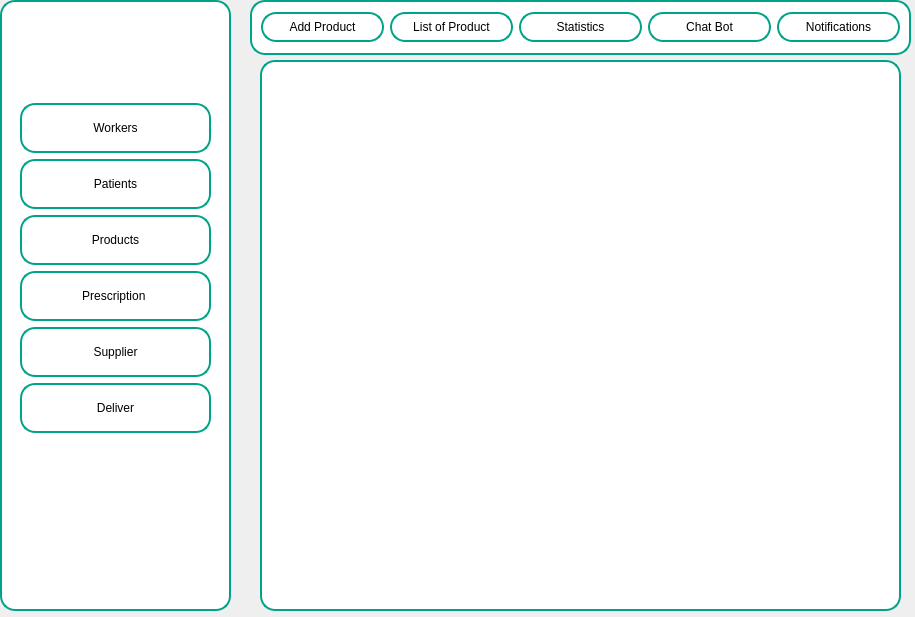
<?xml version="1.0" encoding="UTF-8"?>
<ui version="4.0">
 <class>GestionProduit</class>
 <widget class="QDialog" name="GestionProduit">
  <property name="geometry">
   <rect>
    <x>0</x>
    <y>0</y>
    <width>915</width>
    <height>617</height>
   </rect>
  </property>
  <property name="windowTitle">
   <string>Dialog</string>
  </property>
  <property name="styleSheet">
   <string notr="true">/* Default button style */
#pushButton, #pushButton_4, #pushButton_5, #pushButton_6,
#pushButton_7, #pushButton_8, #pushButton_9, #pushButton_11, 
#pushButton_12, #pushButton_10,#pushButton_2 {
    background-color: #fff;
    width: 10px;
    border: 2px solid #00a388;
    border-radius: 15px;
}



/* Hover button style */
#pushButton:hover, #pushButton_4:hover, #pushButton_5:hover, #pushButton_6:hover,
#pushButton_7:hover, #pushButton_8:hover, #pushButton_9:hover, #pushButton_11:hover, 
#pushButton_12:hover, #pushButton_10:hover,#pushButton_2:hover {
    background-color: #e0f7f4; /* Light green shade */
    border: 2px solid #00a388;
    border-radius: 15px;
}
#Delete{
background-color: rgb(228, 0, 0);
    color: white; /* Texte blanc */
    border: none;
    border-radius: 10px; /* Coins arrondis */
    padding: 8px;}</string>
  </property>
  <widget class="QFrame" name="frame_3">
   <property name="geometry">
    <rect>
     <x>250</x>
     <y>0</y>
     <width>661</width>
     <height>55</height>
    </rect>
   </property>
   <property name="styleSheet">
    <string notr="true">QFrame {
    background-color: white;
    width: 10px;
    border: 2px solid #00a388;
    border-radius: 15px;
}</string>
   </property>
   <property name="frameShape">
    <enum>QFrame::NoFrame</enum>
   </property>
   <layout class="QHBoxLayout" name="horizontalLayout_6">
    <item>
     <widget class="QPushButton" name="pushButton_10">
      <property name="minimumSize">
       <size>
        <width>0</width>
        <height>30</height>
       </size>
      </property>
      <property name="text">
       <string>Add Product</string>
      </property>
     </widget>
    </item>
    <item>
     <widget class="QPushButton" name="pushButton_9">
      <property name="minimumSize">
       <size>
        <width>30</width>
        <height>30</height>
       </size>
      </property>
      <property name="text">
       <string>List of Product</string>
      </property>
     </widget>
    </item>
    <item>
     <widget class="QPushButton" name="pushButton_11">
      <property name="minimumSize">
       <size>
        <width>0</width>
        <height>30</height>
       </size>
      </property>
      <property name="text">
       <string>Statistics</string>
      </property>
     </widget>
    </item>
    <item>
     <widget class="QPushButton" name="pushButton_12">
      <property name="minimumSize">
       <size>
        <width>0</width>
        <height>30</height>
       </size>
      </property>
      <property name="text">
       <string>Chat Bot</string>
      </property>
     </widget>
    </item>
    <item>
     <widget class="QPushButton" name="pushButton_2">
      <property name="minimumSize">
       <size>
        <width>0</width>
        <height>30</height>
       </size>
      </property>
      <property name="text">
       <string>Notifications</string>
      </property>
     </widget>
    </item>
   </layout>
  </widget>
  <widget class="QFrame" name="frame">
   <property name="geometry">
    <rect>
     <x>0</x>
     <y>0</y>
     <width>231</width>
     <height>611</height>
    </rect>
   </property>
   <property name="styleSheet">
    <string notr="true">QFrame {
    background-color: white;
    width: 10px;
    border: 2px solid #00a388;
    border-radius: 15px;
}</string>
   </property>
   <property name="frameShape">
    <enum>QFrame::NoFrame</enum>
   </property>
   <layout class="QVBoxLayout" name="verticalLayout">
    <item>
     <widget class="QWidget" name="widget_9" native="true">
      <property name="minimumSize">
       <size>
        <width>0</width>
        <height>77</height>
       </size>
      </property>
      <property name="maximumSize">
       <size>
        <width>16777215</width>
        <height>77</height>
       </size>
      </property>
     </widget>
    </item>
    <item>
     <widget class="QWidget" name="widget_8" native="true">
      <layout class="QFormLayout" name="formLayout_2">
       <item row="0" column="0" colspan="2">
        <widget class="QPushButton" name="pushButton">
         <property name="minimumSize">
          <size>
           <width>100</width>
           <height>50</height>
          </size>
         </property>
         <property name="text">
          <string>Workers</string>
         </property>
        </widget>
       </item>
       <item row="1" column="0" colspan="2">
        <widget class="QPushButton" name="pushButton_4">
         <property name="minimumSize">
          <size>
           <width>100</width>
           <height>50</height>
          </size>
         </property>
         <property name="text">
          <string>Patients</string>
         </property>
        </widget>
       </item>
       <item row="2" column="0" colspan="2">
        <widget class="QPushButton" name="pushButton_8">
         <property name="minimumSize">
          <size>
           <width>100</width>
           <height>50</height>
          </size>
         </property>
         <property name="text">
          <string>Products</string>
         </property>
        </widget>
       </item>
       <item row="3" column="0" colspan="2">
        <widget class="QPushButton" name="pushButton_5">
         <property name="minimumSize">
          <size>
           <width>100</width>
           <height>50</height>
          </size>
         </property>
         <property name="text">
          <string>Prescription </string>
         </property>
         <property name="autoDefault">
          <bool>true</bool>
         </property>
         <property name="default">
          <bool>false</bool>
         </property>
        </widget>
       </item>
       <item row="4" column="0" colspan="2">
        <widget class="QPushButton" name="pushButton_6">
         <property name="minimumSize">
          <size>
           <width>100</width>
           <height>50</height>
          </size>
         </property>
         <property name="text">
          <string>Supplier</string>
         </property>
        </widget>
       </item>
       <item row="5" column="0" colspan="2">
        <widget class="QPushButton" name="pushButton_7">
         <property name="minimumSize">
          <size>
           <width>100</width>
           <height>50</height>
          </size>
         </property>
         <property name="text">
          <string>Deliver</string>
         </property>
        </widget>
       </item>
      </layout>
     </widget>
    </item>
   </layout>
  </widget>
  <widget class="QStackedWidget" name="stackedWidget">
   <property name="geometry">
    <rect>
     <x>260</x>
     <y>60</y>
     <width>641</width>
     <height>551</height>
    </rect>
   </property>
   <property name="styleSheet">
    <string notr="true">#stackedWidget {
    background-color: white;
    width: 10px;
    border: 2px solid #00a388;
    border-radius: 15px;
}</string>
   </property>
   <property name="currentIndex">
    <number>2</number>
   </property>
   <widget class="QWidget" name="page_3">
    <widget class="QWidget" name="widget_10" native="true">
     <property name="geometry">
      <rect>
       <x>70</x>
       <y>47</y>
       <width>471</width>
       <height>309</height>
      </rect>
     </property>
     <layout class="QFormLayout" name="formLayout_3">
      <item row="4" column="0" colspan="2">
       <widget class="QWidget" name="widget_14" native="true">
        <layout class="QHBoxLayout" name="horizontalLayout_10">
         <item>
          <widget class="QLineEdit" name="lineEdit_10">
           <property name="maximumSize">
            <size>
             <width>200</width>
             <height>16777215</height>
            </size>
           </property>
           <property name="styleSheet">
            <string notr="true">QLineEdit{
	 color:#00a388;
	font: 700 12pt &quot;Segoe UI&quot;;
	
	;
}</string>
           </property>
           <property name="text">
            <string>pharmaceutical form</string>
           </property>
           <property name="frame">
            <bool>false</bool>
           </property>
          </widget>
         </item>
         <item>
          <widget class="QComboBox" name="form">
           <property name="styleSheet">
            <string notr="true">/* Style for the ComboBox */
QComboBox {
    background-color: rgb(196, 255, 238);
    border: 2px solid #00a388;
    border-radius: 10px;
    padding: 2px;
    min-width: 120px;
}

</string>
           </property>
           <item>
            <property name="text">
             <string>Tablets</string>
            </property>
           </item>
           <item>
            <property name="text">
             <string>Capsules</string>
            </property>
           </item>
           <item>
            <property name="text">
             <string>Liquid Solutions</string>
            </property>
           </item>
           <item>
            <property name="text">
             <string>Injectables </string>
            </property>
           </item>
           <item>
            <property name="text">
             <string>Topical Dosage Forms</string>
            </property>
           </item>
           <item>
            <property name="text">
             <string>Inhaler   </string>
            </property>
           </item>
           <item>
            <property name="text">
             <string>Transdermal Patches</string>
            </property>
           </item>
          </widget>
         </item>
        </layout>
       </widget>
      </item>
      <item row="3" column="0" colspan="2">
       <widget class="QWidget" name="widget_15" native="true">
        <layout class="QHBoxLayout" name="horizontalLayout_11">
         <item>
          <widget class="QLineEdit" name="lineEdit_12">
           <property name="maximumSize">
            <size>
             <width>154</width>
             <height>16777215</height>
            </size>
           </property>
           <property name="styleSheet">
            <string notr="true">QLineEdit{
	 color:#00a388;
	font: 700 12pt &quot;Segoe UI&quot;;
	
	;
}</string>
           </property>
           <property name="text">
            <string>Expiration Date</string>
           </property>
           <property name="frame">
            <bool>false</bool>
           </property>
          </widget>
         </item>
         <item>
          <widget class="QDateEdit" name="dateEdit_2">
           <property name="styleSheet">
            <string notr="true">#dateEdite{
background-color:rgb(0,0,0) ;
}</string>
           </property>
          </widget>
         </item>
        </layout>
       </widget>
      </item>
      <item row="0" column="0" colspan="2">
       <widget class="QWidget" name="widget_11" native="true">
        <layout class="QHBoxLayout" name="horizontalLayout_7">
         <item>
          <widget class="QLineEdit" name="lineEdit_7">
           <property name="maximumSize">
            <size>
             <width>143</width>
             <height>16777215</height>
            </size>
           </property>
           <property name="styleSheet">
            <string notr="true">QLineEdit{
	 color:#00a388;
	font: 700 12pt &quot;Segoe UI&quot;;
	
	;
}</string>
           </property>
           <property name="text">
            <string>Product name</string>
           </property>
           <property name="frame">
            <bool>false</bool>
           </property>
          </widget>
         </item>
         <item>
          <widget class="QLineEdit" name="nameline_2">
           <property name="minimumSize">
            <size>
             <width>0</width>
             <height>0</height>
            </size>
           </property>
           <property name="maximumSize">
            <size>
             <width>159</width>
             <height>16777215</height>
            </size>
           </property>
           <property name="styleSheet">
            <string notr="true">#nameline_2 {
	background-color: rgb(196, 255, 238);
    border: 2px solid  #00a388;; /* Bordure rose */
    border-radius: 10px; /* Coins arrondis */
    padding: 2px;
}
</string>
           </property>
          </widget>
         </item>
        </layout>
       </widget>
      </item>
      <item row="1" column="0" colspan="2">
       <widget class="QWidget" name="widget_12" native="true">
        <layout class="QHBoxLayout" name="horizontalLayout_8">
         <item>
          <widget class="QLineEdit" name="lineEdit_8">
           <property name="maximumSize">
            <size>
             <width>143</width>
             <height>16777215</height>
            </size>
           </property>
           <property name="styleSheet">
            <string notr="true">QLineEdit{
	 color:#00a388;
	font: 700 12pt &quot;Segoe UI&quot;;
	
	;
}</string>
           </property>
           <property name="text">
            <string>Unit price</string>
           </property>
           <property name="frame">
            <bool>false</bool>
           </property>
          </widget>
         </item>
         <item>
          <widget class="QLineEdit" name="priceLIne_2">
           <property name="minimumSize">
            <size>
             <width>0</width>
             <height>0</height>
            </size>
           </property>
           <property name="maximumSize">
            <size>
             <width>159</width>
             <height>16777215</height>
            </size>
           </property>
           <property name="styleSheet">
            <string notr="true">QLineEdit {
	background-color: rgb(196, 255, 238);
    border: 2px solid  #00a388;; /* Bordure rose */
    border-radius: 10px; /* Coins arrondis */
    padding: 2px;
}</string>
           </property>
          </widget>
         </item>
        </layout>
       </widget>
      </item>
      <item row="2" column="0" colspan="2">
       <widget class="QWidget" name="widget_13" native="true">
        <layout class="QHBoxLayout" name="horizontalLayout_9">
         <item>
          <widget class="QLineEdit" name="lineEdit_9">
           <property name="maximumSize">
            <size>
             <width>143</width>
             <height>16777215</height>
            </size>
           </property>
           <property name="styleSheet">
            <string notr="true">QLineEdit{
	 color:#00a388;
	font: 700 12pt &quot;Segoe UI&quot;;
	
	;
}</string>
           </property>
           <property name="text">
            <string>Quantity</string>
           </property>
           <property name="frame">
            <bool>false</bool>
           </property>
          </widget>
         </item>
         <item>
          <widget class="QLineEdit" name="qteliine_2">
           <property name="minimumSize">
            <size>
             <width>0</width>
             <height>0</height>
            </size>
           </property>
           <property name="maximumSize">
            <size>
             <width>159</width>
             <height>16777215</height>
            </size>
           </property>
           <property name="styleSheet">
            <string notr="true">QLineEdit {
	background-color: rgb(196, 255, 238);
    border: 2px solid  #00a388;; /* Bordure rose */
    border-radius: 10px; /* Coins arrondis */
    padding: 2px;
}</string>
           </property>
          </widget>
         </item>
        </layout>
       </widget>
      </item>
     </layout>
    </widget>
    <widget class="QPushButton" name="Add_button_2">
     <property name="geometry">
      <rect>
       <x>270</x>
       <y>430</y>
       <width>111</width>
       <height>31</height>
      </rect>
     </property>
     <property name="styleSheet">
      <string notr="true">#Add_button_2 {
	
	background-color: rgb(228, 0, 0);
    color: white; /* Texte blanc */
    border: none;
    border-radius: 10px; /* Coins arrondis */
    padding: 8px;
}</string>
     </property>
     <property name="text">
      <string>Add</string>
     </property>
    </widget>
   </widget>
   <widget class="QWidget" name="page_4">
    <widget class="QTableView" name="tableView">
     <property name="geometry">
      <rect>
       <x>10</x>
       <y>90</y>
       <width>621</width>
       <height>281</height>
      </rect>
     </property>
     <property name="styleSheet">
      <string notr="true">#tableView{
background-color: rgb(196, 255, 238);
    border: 2px solid  #00a388;; /* Bordure rose */
    border-radius: 10px; /* Coins arrondis */
    padding: 2px;
}</string>
     </property>
    </widget>
    <widget class="QLineEdit" name="deleteline">
     <property name="geometry">
      <rect>
       <x>360</x>
       <y>380</y>
       <width>241</width>
       <height>28</height>
      </rect>
     </property>
     <property name="styleSheet">
      <string notr="true">#deleteline{
background-color: rgb(196, 255, 238);
    border: 2px solid  #00a388;; /* Bordure rose */
    border-radius: 10px; /* Coins arrondis */
    padding: 2px;
}</string>
     </property>
     <property name="placeholderText">
      <string>Deleted id</string>
     </property>
    </widget>
    <widget class="QPushButton" name="delete_button_2">
     <property name="geometry">
      <rect>
       <x>430</x>
       <y>410</y>
       <width>121</width>
       <height>29</height>
      </rect>
     </property>
     <property name="styleSheet">
      <string notr="true">#delete_button_2 {
	
	background-color: rgb(228, 0, 0);
    color: white; /* Texte blanc */
    border: none;
    border-radius: 10px; /* Coins arrondis */
    padding: 8px;
}</string>
     </property>
     <property name="text">
      <string>Delete</string>
     </property>
    </widget>
    <widget class="QFrame" name="frame_2">
     <property name="geometry">
      <rect>
       <x>360</x>
       <y>30</y>
       <width>231</width>
       <height>51</height>
      </rect>
     </property>
     <property name="styleSheet">
      <string notr="true">#frame_2{
background-color: rgb(196, 255, 238);
    border: 2px solid  #00a388;; /* Bordure rose */
    border-radius: 10px; /* Coins arrondis */
    padding: 2px;
}</string>
     </property>
     <property name="frameShape">
      <enum>QFrame::StyledPanel</enum>
     </property>
     <property name="frameShadow">
      <enum>QFrame::Raised</enum>
     </property>
     <layout class="QHBoxLayout" name="horizontalLayout_12">
      <item>
       <widget class="QLabel" name="label">
        <property name="text">
         <string/>
        </property>
        <property name="pixmap">
         <pixmap>../../Downloads/Nouveau dossier/search.svg</pixmap>
        </property>
        <property name="scaledContents">
         <bool>true</bool>
        </property>
       </widget>
      </item>
      <item>
       <widget class="QLineEdit" name="lineEdit_13">
        <property name="styleSheet">
         <string notr="true">#lineEdit_13{

background-color: rgb(196, 255, 238);
    border:none;; /* Bordure rose */
}</string>
        </property>
        <property name="placeholderText">
         <string>Search</string>
        </property>
       </widget>
      </item>
     </layout>
    </widget>
    <widget class="QComboBox" name="tri">
     <property name="geometry">
      <rect>
       <x>40</x>
       <y>40</y>
       <width>201</width>
       <height>41</height>
      </rect>
     </property>
     <property name="styleSheet">
      <string notr="true">/* Style for the ComboBox */
QComboBox {
    background-color: rgb(196, 255, 238);
    border: 2px solid #00a388;
    border-radius: 10px;
    padding: 2px;
    min-width: 120px;
}

</string>
     </property>
     <property name="currentText">
      <string>Par defaut</string>
     </property>
     <property name="currentIndex">
      <number>0</number>
     </property>
     <item>
      <property name="text">
       <string>Par defaut</string>
      </property>
     </item>
     <item>
      <property name="text">
       <string>Nom</string>
      </property>
     </item>
     <item>
      <property name="text">
       <string>qte</string>
      </property>
     </item>
    </widget>
    <widget class="QPushButton" name="pdf">
     <property name="geometry">
      <rect>
       <x>50</x>
       <y>380</y>
       <width>121</width>
       <height>31</height>
      </rect>
     </property>
     <property name="styleSheet">
      <string notr="true">#pdf{
	background-color: rgb(228, 0, 0);
    color: white; /* Texte blanc */
    border: none;
    border-radius: 10px; /* Coins arrondis */
    padding: 8px;
}</string>
     </property>
     <property name="text">
      <string>Export pdf</string>
     </property>
    </widget>
    <widget class="QPushButton" name="excel">
     <property name="geometry">
      <rect>
       <x>50</x>
       <y>440</y>
       <width>121</width>
       <height>31</height>
      </rect>
     </property>
     <property name="styleSheet">
      <string notr="true">#excel{
	background-color: rgb(228, 0, 0);
    color: white; /* Texte blanc */
    border: none;
    border-radius: 10px; /* Coins arrondis */
    padding: 8px;
}</string>
     </property>
     <property name="text">
      <string>Export Excel</string>
     </property>
    </widget>
   </widget>
   <widget class="QWidget" name="page">
    <widget class="QWidget" name="verticalLayoutWidget">
     <property name="geometry">
      <rect>
       <x>20</x>
       <y>20</y>
       <width>601</width>
       <height>511</height>
      </rect>
     </property>
     <layout class="QVBoxLayout" name="expiredProductsLayout"/>
    </widget>
   </widget>
  </widget>
 </widget>
 <resources/>
 <connections/>
</ui>
